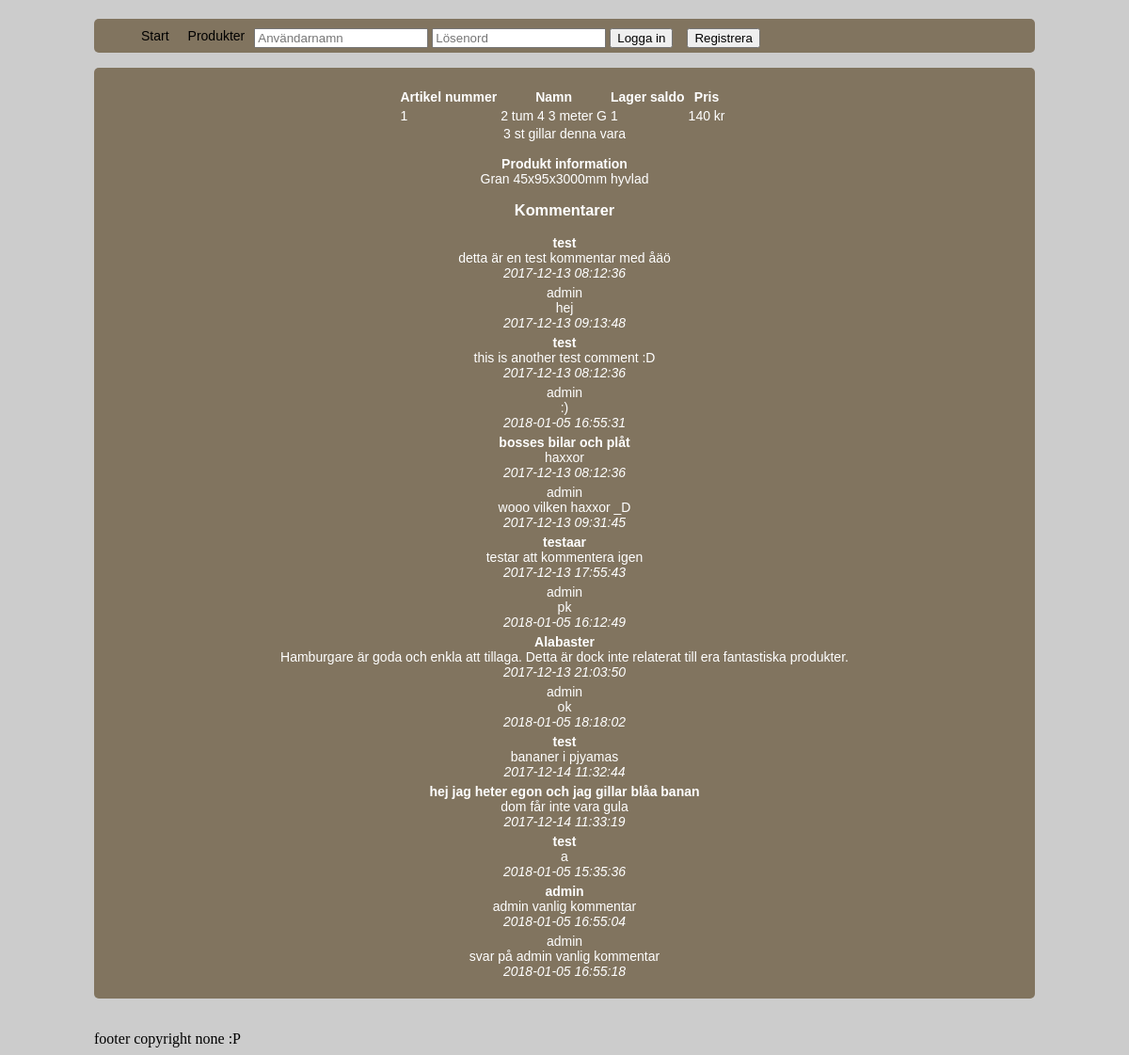
The app's page /product-view.php?art=1 with its own data.
### tables this page shows
CREATE TABLE `product` (
  `product_id` int(10) UNSIGNED NOT NULL,
  `product_name` varchar(45) NOT NULL,
  `product_info` varchar(255) NOT NULL,
  `product_stock` int(10) UNSIGNED NOT NULL,
  `product_price` float NOT NULL,
  `product_live` varchar(45) NOT NULL DEFAULT 'ja',
  `product_desc` varchar(45) NOT NULL
);

CREATE TABLE `comments` (
  `comment_id` int(10) UNSIGNED NOT NULL,
  `product_id` int(10) UNSIGNED NOT NULL,
  `user_id` int(10) UNSIGNED NOT NULL,
  `comment_text` varchar(255) NOT NULL,
  `comment_reply` varchar(45) NOT NULL DEFAULT 'nej',
  `user_name` varchar(45) NOT NULL,
  `comment_date` datetime NOT NULL,
  `comment_reply_text` varchar(255) DEFAULT NULL,
  `comment_reply_date` datetime DEFAULT NULL,
  `comment_reply_from` varchar(45) DEFAULT NULL
);

### includes/comment.php (the view, shortened to what this page needs)
<?php
function listComments($art){
  include 'db.php';
  $sql = "SELECT * FROM comments WHERE product_id='$art'";
  $result = mysqli_query($db_conn, $sql);
  if (mysqli_num_rows($result) > 0) {
      while($row = mysqli_fetch_assoc($result)) {
          echo '<div class="comment"><div class="comment-head">'. $row['user_name'] .'</div>
          <div class="comment-content">'. $row['comment_text'] .'</div>';
          echo '<div class="comment-foot">'. $row['comment_date'];
          echo '</div></div>';
          if($row['comment_reply'] == 'ja'){
            echo '<div class="admin-comment"><div class="admin-reply-head">'. $row['comment_reply_from'] .'</div>
            <div class="admin-reply-content">'. $row['comment_reply_text'].'</div>
            <div class="admin-reply-foot">'.$row['comment_reply_date'] .'</div>';
            echo '</div>';
          } else {
          }
      }
  } else {
      echo 'Det finns inga kommentarer ännu bli först med din!';
  }
}
?>

### product-view.php (shortened to what this page needs)
<?php
  include_once 'header.php';
  include 'includes/like.php';
  include 'includes/comment.php';
?>
<section class="main-container">
  <div class="main-content">
  </div>
  <div class="main-content">
    <div class="main-textarea">
      <center>
    <?php
      include 'includes/db.php';
      $sql = "SELECT * FROM product WHERE product_id = '$_GET[art]'";
      $result = mysqli_query($db_conn, $sql);
      $product_id ='';
      $product_name = '';
      $product_info = '';
      $product_price = '';
      $product_stock = '';
      if (mysqli_num_rows($result) > 0) {
          while($row = mysqli_fetch_assoc($result)) {
              $product_id = $row['product_id'];
              $product_name = $row['product_name'];
              $product_stock = $row['product_stock'];
              $product_price = $row['product_price'];
              $product_info = $row['product_info'];
          }
      } else {
          echo '0 results';
      }
    ?>
    <table>
      <tr>
        <th>Artikel nummer</th>
        <th>Namn</th>
        <th>Lager saldo</th>
        <th>Pris</th>
      </tr>
      <?php echo '<tr><td>'
      . $product_id . '</td><td>'
      . $product_name . '</td><td>'
      . $product_stock . '</td><td>'
      . $product_price . ' kr</td><td>';
      if(isset($_SESSION['user_id'])){
      echo '<form action="includes/basket.php" method="POST">
      <input type="hidden" name="art_nummer" value="'.$product_id.'">
      <input type="hidden" name="product_price" value="'.$product_price.'">
      <input type="hidden" name="product_amount" value="1">
      <button type="submit" name="basket-add">Lägg till</button>
      </form>'
      . '</td></tr>';
    } else {
      echo '</td></tr>';
    }
      ?>
</table>
<div>
  <?php echo '<br>' . getLikes($product_id);
  ?>
</div>
<div>
  <br><b>Produkt information</b><br>
  <?php echo $product_info ?>
</div>
<div>
  <?php
    echo '<h3>Kommentarer</h2>';
    listComments($product_id);
  ?>
</div>
</center>
</div>
</div>
<?php
  include_once 'footer.php';
?>

### includes/style2.css (style rules this page uses)
body { background-color: #ccc; }
.main-container { margin: 0 auto; width: 1000px; }
.main-content { margin: 0 auto; width: 100%; border-radius: 5px; padding-bottom: 16px; }
.main-textarea { font-family: arial; font-size: 14px; color: white; background-color: #81745f; border-radius: 5px; padding-bottom: 16px; padding-top: 20px; }
.comment { margin: 5px; }
.comment-head { font-weight: bold; }
.comment-foot { font-style: italic; }
.admin-comment { margin: 5px; }
.admin-reply-foot { font-style: italic; }

### records on screen
product: product_id "1", product_name "2 tum 4 3 meter G", product_stock "1", product_price "140", product_info "Gran 45x95x3000mm hyvlad"
comments: user_name "test", comment_text "detta är en test kommentar med åäö", comment_date "2017-12-13 08:12:36", comment_reply_from "admin", comment_reply_text "hej", comment_reply_date "2017-12-13 09:13:48"
comments: user_name "test", comment_text "this is another test comment :D", comment_date "2017-12-13 08:12:36", comment_reply_from "admin", comment_reply_text ":)", comment_reply_date "2018-01-05 16:55:31"
comments: user_name "bosses bilar och plåt", comment_text "haxxor", comment_date "2017-12-13 08:12:36", comment_reply_from "admin", comment_reply_text "wooo vilken haxxor _D", comment_reply_date "2017-12-13 09:31:45"
comments: user_name "testaar", comment_text "testar att kommentera igen", comment_date "2017-12-13 17:55:43", comment_reply_from "admin", comment_reply_text "pk", comment_reply_date "2018-01-05 16:12:49"
comments: user_name "Alabaster", comment_text "Hamburgare är goda och enkla att tillaga. Detta är dock inte relaterat till era fantastiska produkter.", comment_date "2017-12-13 21:03:50", comment_reply_from "admin", comment_reply_text "ok", comment_reply_date "2018-01-05 18:18:02"
comments: user_name "test", comment_text "bananer i pjyamas", comment_date "2017-12-14 11:32:44"
comments: user_name "hej jag heter egon och jag gillar blåa banan", comment_text "dom får inte vara gula", comment_date "2017-12-14 11:33:19"
comments: user_name "test", comment_text "a", comment_date "2018-01-05 15:35:36"
comments: user_name "admin", comment_text "admin vanlig kommentar", comment_date "2018-01-05 16:55:04", comment_reply_from "admin", comment_reply_text "svar på admin vanlig kommentar", comment_reply_date "2018-01-05 16:55:18"

### other values on screen
mysqli_num_rows($result) "3"
